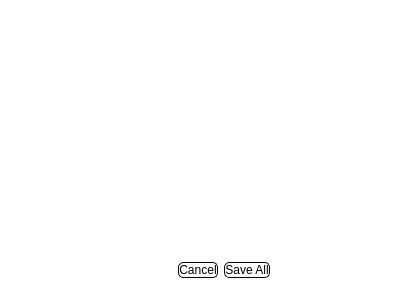
<?xml version="1.0" encoding="UTF-8"?>
<ui version="4.0">
 <class>Dialog</class>
 <widget class="QDialog" name="Dialog">
  <property name="geometry">
   <rect>
    <x>0</x>
    <y>0</y>
    <width>400</width>
    <height>300</height>
   </rect>
  </property>
  <property name="windowTitle">
   <string>Dialog</string>
  </property>
  <property name="layoutDirection">
   <enum>Qt::RightToLeft</enum>
  </property>
  <property name="styleSheet">
   <string notr="true">background-color: white;</string>
  </property>
  <widget class="QDialogButtonBox" name="buttonBox">
   <property name="enabled">
    <bool>true</bool>
   </property>
   <property name="geometry">
    <rect>
     <x>160</x>
     <y>260</y>
     <width>128</width>
     <height>21</height>
    </rect>
   </property>
   <property name="minimumSize">
    <size>
     <width>128</width>
     <height>0</height>
    </size>
   </property>
   <property name="sizeIncrement">
    <size>
     <width>0</width>
     <height>0</height>
    </size>
   </property>
   <property name="layoutDirection">
    <enum>Qt::RightToLeft</enum>
   </property>
   <property name="styleSheet">
    <string notr="true">border: 1px solid black;
color: black;
border-radius: 5px;</string>
   </property>
   <property name="orientation">
    <enum>Qt::Horizontal</enum>
   </property>
   <property name="standardButtons">
    <set>QDialogButtonBox::Cancel|QDialogButtonBox::SaveAll</set>
   </property>
   <property name="centerButtons">
    <bool>true</bool>
   </property>
  </widget>
 </widget>
 <resources/>
 <connections>
  <connection>
   <sender>buttonBox</sender>
   <signal>accepted()</signal>
   <receiver>Dialog</receiver>
   <slot>accept()</slot>
   <hints>
    <hint type="sourcelabel">
     <x>248</x>
     <y>254</y>
    </hint>
    <hint type="destinationlabel">
     <x>157</x>
     <y>274</y>
    </hint>
   </hints>
  </connection>
  <connection>
   <sender>buttonBox</sender>
   <signal>rejected()</signal>
   <receiver>Dialog</receiver>
   <slot>reject()</slot>
   <hints>
    <hint type="sourcelabel">
     <x>316</x>
     <y>260</y>
    </hint>
    <hint type="destinationlabel">
     <x>286</x>
     <y>274</y>
    </hint>
   </hints>
  </connection>
 </connections>
</ui>
